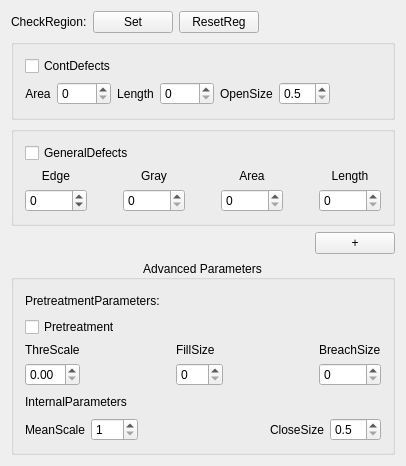
<?xml version="1.0" encoding="UTF-8"?>
<ui version="4.0">
 <class>CDlgSBaseConvexReg</class>
 <widget class="CItemDlg" name="CDlgSBaseConvexReg">
  <property name="geometry">
   <rect>
    <x>0</x>
    <y>0</y>
    <width>406</width>
    <height>466</height>
   </rect>
  </property>
  <property name="windowTitle">
   <string>Base Convex Region Dialog</string>
  </property>
  <layout class="QVBoxLayout" name="verticalLayout_12">
   <item>
    <layout class="QHBoxLayout" name="horizontalLayout">
     <item>
      <widget class="QLabel" name="label_19">
       <property name="text">
        <string>CheckRegion:</string>
       </property>
      </widget>
     </item>
     <item>
      <widget class="QPushButton" name="btnDrawReg">
       <property name="text">
        <string>Set</string>
       </property>
      </widget>
     </item>
     <item>
      <widget class="QPushButton" name="btnResetReg">
       <property name="text">
        <string>ResetReg</string>
       </property>
      </widget>
     </item>
     <item>
      <spacer name="horizontalSpacer_13">
       <property name="orientation">
        <enum>Qt::Horizontal</enum>
       </property>
       <property name="sizeHint" stdset="0">
        <size>
         <width>40</width>
         <height>20</height>
        </size>
       </property>
      </spacer>
     </item>
    </layout>
   </item>
   <item>
    <widget class="QGroupBox" name="groupBox_2">
     <property name="title">
      <string/>
     </property>
     <layout class="QVBoxLayout" name="verticalLayout_8">
      <item>
       <layout class="QHBoxLayout" name="horizontalLayout_11">
        <item>
         <widget class="QCheckBox" name="checkContDefects">
          <property name="text">
           <string>ContDefects</string>
          </property>
         </widget>
        </item>
        <item>
         <spacer name="horizontalSpacer_15">
          <property name="orientation">
           <enum>Qt::Horizontal</enum>
          </property>
          <property name="sizeHint" stdset="0">
           <size>
            <width>37</width>
            <height>20</height>
           </size>
          </property>
         </spacer>
        </item>
       </layout>
      </item>
      <item>
       <layout class="QHBoxLayout" name="horizontalLayout_12">
        <item>
         <widget class="QLabel" name="label_18">
          <property name="text">
           <string>Area</string>
          </property>
          <property name="alignment">
           <set>Qt::AlignCenter</set>
          </property>
         </widget>
        </item>
        <item>
         <widget class="QSpinBox" name="spinContArea">
          <property name="contextMenuPolicy">
           <enum>Qt::NoContextMenu</enum>
          </property>
          <property name="maximum">
           <number>9999</number>
          </property>
         </widget>
        </item>
        <item>
         <widget class="QLabel" name="label_25">
          <property name="text">
           <string>Length</string>
          </property>
          <property name="alignment">
           <set>Qt::AlignCenter</set>
          </property>
         </widget>
        </item>
        <item>
         <widget class="QSpinBox" name="spinContLength">
          <property name="contextMenuPolicy">
           <enum>Qt::NoContextMenu</enum>
          </property>
          <property name="maximum">
           <number>9999</number>
          </property>
         </widget>
        </item>
        <item>
         <widget class="QLabel" name="label_24">
          <property name="text">
           <string>OpenSize</string>
          </property>
         </widget>
        </item>
        <item>
         <widget class="QDoubleSpinBox" name="spinOpeningSize">
          <property name="contextMenuPolicy">
           <enum>Qt::NoContextMenu</enum>
          </property>
          <property name="decimals">
           <number>1</number>
          </property>
          <property name="minimum">
           <double>0.500000000000000</double>
          </property>
          <property name="maximum">
           <double>35.000000000000000</double>
          </property>
          <property name="singleStep">
           <double>0.500000000000000</double>
          </property>
         </widget>
        </item>
        <item>
         <spacer name="horizontalSpacer_22">
          <property name="orientation">
           <enum>Qt::Horizontal</enum>
          </property>
          <property name="sizeHint" stdset="0">
           <size>
            <width>37</width>
            <height>20</height>
           </size>
          </property>
         </spacer>
        </item>
       </layout>
      </item>
     </layout>
    </widget>
   </item>
   <item>
    <widget class="QGroupBox" name="groupBox">
     <property name="title">
      <string/>
     </property>
     <layout class="QVBoxLayout" name="verticalLayout_7">
      <item>
       <layout class="QHBoxLayout" name="horizontalLayout_10">
        <item>
         <widget class="QCheckBox" name="checkGenDefects">
          <property name="text">
           <string>GeneralDefects</string>
          </property>
         </widget>
        </item>
        <item>
         <spacer name="horizontalSpacer_14">
          <property name="orientation">
           <enum>Qt::Horizontal</enum>
          </property>
          <property name="sizeHint" stdset="0">
           <size>
            <width>37</width>
            <height>20</height>
           </size>
          </property>
         </spacer>
        </item>
       </layout>
      </item>
      <item>
       <layout class="QHBoxLayout" name="horizontalLayout_9">
        <item>
         <layout class="QVBoxLayout" name="verticalLayout">
          <item>
           <widget class="QLabel" name="label_2">
            <property name="text">
             <string>Edge</string>
            </property>
            <property name="alignment">
             <set>Qt::AlignCenter</set>
            </property>
           </widget>
          </item>
          <item>
           <widget class="QSpinBox" name="spinEdge">
            <property name="contextMenuPolicy">
             <enum>Qt::NoContextMenu</enum>
            </property>
            <property name="minimum">
             <number>-255</number>
            </property>
            <property name="maximum">
             <number>255</number>
            </property>
            <property name="value">
             <number>0</number>
            </property>
           </widget>
          </item>
         </layout>
        </item>
        <item>
         <spacer name="horizontalSpacer_5">
          <property name="orientation">
           <enum>Qt::Horizontal</enum>
          </property>
          <property name="sizeType">
           <enum>QSizePolicy::Fixed</enum>
          </property>
          <property name="sizeHint" stdset="0">
           <size>
            <width>30</width>
            <height>20</height>
           </size>
          </property>
         </spacer>
        </item>
        <item>
         <layout class="QVBoxLayout" name="verticalLayout_2">
          <item>
           <widget class="QLabel" name="label_9">
            <property name="text">
             <string>Gray</string>
            </property>
            <property name="alignment">
             <set>Qt::AlignCenter</set>
            </property>
           </widget>
          </item>
          <item>
           <widget class="QSpinBox" name="spinGray">
            <property name="contextMenuPolicy">
             <enum>Qt::NoContextMenu</enum>
            </property>
            <property name="maximum">
             <number>255</number>
            </property>
           </widget>
          </item>
         </layout>
        </item>
        <item>
         <spacer name="horizontalSpacer_2">
          <property name="orientation">
           <enum>Qt::Horizontal</enum>
          </property>
          <property name="sizeType">
           <enum>QSizePolicy::Fixed</enum>
          </property>
          <property name="sizeHint" stdset="0">
           <size>
            <width>30</width>
            <height>20</height>
           </size>
          </property>
         </spacer>
        </item>
        <item>
         <layout class="QVBoxLayout" name="verticalLayout_3">
          <item>
           <widget class="QLabel" name="label_10">
            <property name="text">
             <string>Area</string>
            </property>
            <property name="alignment">
             <set>Qt::AlignCenter</set>
            </property>
           </widget>
          </item>
          <item>
           <widget class="QSpinBox" name="spinArea">
            <property name="contextMenuPolicy">
             <enum>Qt::NoContextMenu</enum>
            </property>
            <property name="maximum">
             <number>9999</number>
            </property>
           </widget>
          </item>
         </layout>
        </item>
        <item>
         <spacer name="horizontalSpacer_6">
          <property name="orientation">
           <enum>Qt::Horizontal</enum>
          </property>
          <property name="sizeType">
           <enum>QSizePolicy::Fixed</enum>
          </property>
          <property name="sizeHint" stdset="0">
           <size>
            <width>30</width>
            <height>20</height>
           </size>
          </property>
         </spacer>
        </item>
        <item>
         <layout class="QVBoxLayout" name="verticalLayout_4">
          <item>
           <widget class="QLabel" name="label_11">
            <property name="text">
             <string>Length</string>
            </property>
            <property name="alignment">
             <set>Qt::AlignCenter</set>
            </property>
           </widget>
          </item>
          <item>
           <widget class="QSpinBox" name="spinLength">
            <property name="contextMenuPolicy">
             <enum>Qt::NoContextMenu</enum>
            </property>
            <property name="maximum">
             <number>9999</number>
            </property>
           </widget>
          </item>
         </layout>
        </item>
       </layout>
      </item>
     </layout>
    </widget>
   </item>
   <item>
    <layout class="QHBoxLayout" name="horizontalLayout_2">
     <item>
      <spacer name="horizontalSpacer_12">
       <property name="orientation">
        <enum>Qt::Horizontal</enum>
       </property>
       <property name="sizeHint" stdset="0">
        <size>
         <width>40</width>
         <height>20</height>
        </size>
       </property>
      </spacer>
     </item>
     <item>
      <widget class="QPushButton" name="btnExpand">
       <property name="sizePolicy">
        <sizepolicy hsizetype="Fixed" vsizetype="Fixed">
         <horstretch>0</horstretch>
         <verstretch>0</verstretch>
        </sizepolicy>
       </property>
       <property name="minimumSize">
        <size>
         <width>5</width>
         <height>5</height>
        </size>
       </property>
       <property name="text">
        <string>+</string>
       </property>
      </widget>
     </item>
    </layout>
   </item>
   <item>
    <widget class="QGroupBox" name="groupAdvPara">
     <property name="title">
      <string>Advanced Parameters</string>
     </property>
     <property name="alignment">
      <set>Qt::AlignCenter</set>
     </property>
     <layout class="QGridLayout" name="gridLayout_3">
      <item row="0" column="0">
       <layout class="QHBoxLayout" name="horizontalLayout_3">
        <item>
         <widget class="QLabel" name="label_12">
          <property name="text">
           <string>PretreatmentParameters:</string>
          </property>
         </widget>
        </item>
        <item>
         <spacer name="horizontalSpacer_16">
          <property name="orientation">
           <enum>Qt::Horizontal</enum>
          </property>
          <property name="sizeHint" stdset="0">
           <size>
            <width>205</width>
            <height>20</height>
           </size>
          </property>
         </spacer>
        </item>
       </layout>
      </item>
      <item row="1" column="0">
       <layout class="QHBoxLayout" name="horizontalLayout_4">
        <item>
         <widget class="QCheckBox" name="checkGenRoi">
          <property name="text">
           <string>Pretreatment</string>
          </property>
         </widget>
        </item>
        <item>
         <spacer name="horizontalSpacer_17">
          <property name="orientation">
           <enum>Qt::Horizontal</enum>
          </property>
          <property name="sizeHint" stdset="0">
           <size>
            <width>40</width>
            <height>20</height>
           </size>
          </property>
         </spacer>
        </item>
       </layout>
      </item>
      <item row="2" column="0">
       <layout class="QHBoxLayout" name="horizontalLayout_6">
        <item>
         <layout class="QVBoxLayout" name="verticalLayout_9">
          <item>
           <widget class="QLabel" name="label_13">
            <property name="text">
             <string>ThreScale</string>
            </property>
           </widget>
          </item>
          <item>
           <widget class="QDoubleSpinBox" name="spinRoiRatio">
            <property name="contextMenuPolicy">
             <enum>Qt::NoContextMenu</enum>
            </property>
            <property name="maximum">
             <double>1.000000000000000</double>
            </property>
            <property name="singleStep">
             <double>0.010000000000000</double>
            </property>
           </widget>
          </item>
         </layout>
        </item>
        <item>
         <spacer name="horizontalSpacer_18">
          <property name="orientation">
           <enum>Qt::Horizontal</enum>
          </property>
          <property name="sizeHint" stdset="0">
           <size>
            <width>55</width>
            <height>20</height>
           </size>
          </property>
         </spacer>
        </item>
        <item>
         <layout class="QVBoxLayout" name="verticalLayout_10">
          <item>
           <widget class="QLabel" name="label_20">
            <property name="text">
             <string>FillSize</string>
            </property>
           </widget>
          </item>
          <item>
           <widget class="QSpinBox" name="spinClosingWH">
            <property name="contextMenuPolicy">
             <enum>Qt::NoContextMenu</enum>
            </property>
            <property name="maximum">
             <number>999</number>
            </property>
           </widget>
          </item>
         </layout>
        </item>
        <item>
         <spacer name="horizontalSpacer_19">
          <property name="orientation">
           <enum>Qt::Horizontal</enum>
          </property>
          <property name="sizeHint" stdset="0">
           <size>
            <width>55</width>
            <height>20</height>
           </size>
          </property>
         </spacer>
        </item>
        <item>
         <layout class="QVBoxLayout" name="verticalLayout_11">
          <item>
           <widget class="QLabel" name="label_21">
            <property name="text">
             <string>BreachSize</string>
            </property>
           </widget>
          </item>
          <item>
           <widget class="QSpinBox" name="spinGapWH">
            <property name="contextMenuPolicy">
             <enum>Qt::NoContextMenu</enum>
            </property>
            <property name="maximum">
             <number>999</number>
            </property>
           </widget>
          </item>
         </layout>
        </item>
       </layout>
      </item>
      <item row="3" column="0">
       <layout class="QHBoxLayout" name="horizontalLayout_7">
        <item>
         <widget class="QLabel" name="label_14">
          <property name="text">
           <string>InternalParameters</string>
          </property>
         </widget>
        </item>
        <item>
         <spacer name="horizontalSpacer_20">
          <property name="orientation">
           <enum>Qt::Horizontal</enum>
          </property>
          <property name="sizeHint" stdset="0">
           <size>
            <width>40</width>
            <height>20</height>
           </size>
          </property>
         </spacer>
        </item>
       </layout>
      </item>
      <item row="4" column="0">
       <layout class="QHBoxLayout" name="horizontalLayout_8">
        <item>
         <widget class="QLabel" name="label_22">
          <property name="text">
           <string>MeanScale</string>
          </property>
         </widget>
        </item>
        <item>
         <widget class="QSpinBox" name="spinMaskSize">
          <property name="contextMenuPolicy">
           <enum>Qt::NoContextMenu</enum>
          </property>
          <property name="minimum">
           <number>1</number>
          </property>
          <property name="maximum">
           <number>501</number>
          </property>
         </widget>
        </item>
        <item>
         <spacer name="horizontalSpacer_21">
          <property name="orientation">
           <enum>Qt::Horizontal</enum>
          </property>
          <property name="sizeHint" stdset="0">
           <size>
            <width>40</width>
            <height>20</height>
           </size>
          </property>
         </spacer>
        </item>
        <item>
         <widget class="QLabel" name="label_closeSize">
          <property name="text">
           <string>CloseSize</string>
          </property>
         </widget>
        </item>
        <item>
         <widget class="QDoubleSpinBox" name="spinClosingSize">
          <property name="contextMenuPolicy">
           <enum>Qt::NoContextMenu</enum>
          </property>
          <property name="decimals">
           <number>1</number>
          </property>
          <property name="minimum">
           <double>0.500000000000000</double>
          </property>
          <property name="maximum">
           <double>35.000000000000000</double>
          </property>
          <property name="singleStep">
           <double>0.500000000000000</double>
          </property>
         </widget>
        </item>
       </layout>
      </item>
     </layout>
    </widget>
   </item>
  </layout>
 </widget>
 <layoutdefault spacing="6" margin="11"/>
 <customwidgets>
  <customwidget>
   <class>CItemDlg</class>
   <extends>QWidget</extends>
   <header>citemdlg.h</header>
   <container>1</container>
  </customwidget>
 </customwidgets>
 <resources/>
 <connections/>
 <slots>
  <slot>accept()</slot>
  <slot>reject()</slot>
 </slots>
</ui>
